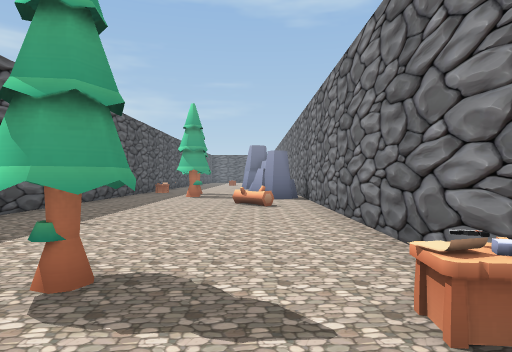
View 1 (above)

22 first-person views from a walk through a scene from a Unity 3-D project. The camera is 1.4 m above the floor, looks level and sees 75° across. The floor is counted in squares, 2 m on a side. Each view is taken from the middle of a square. On the plan, view 1 faces up. The plan holds only what a view shows up to about 10 squares ahead; the rest is blank. The place goes on beyond the plan. The player character is not drawn. Some animated figures are left out.

View 2
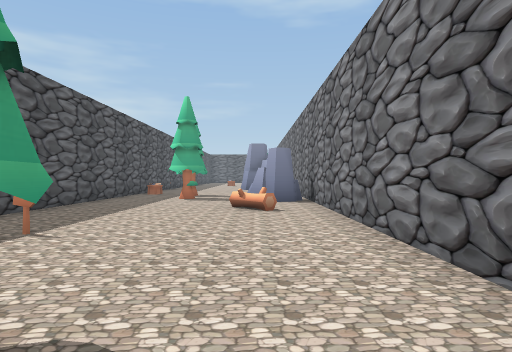

View 3
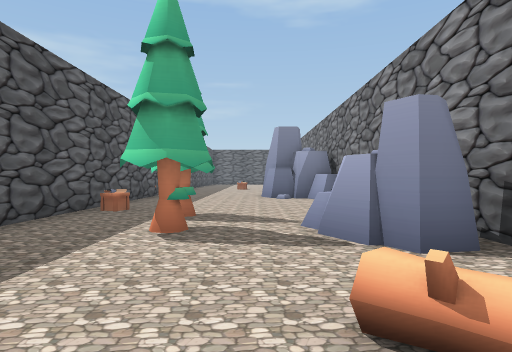

View 4
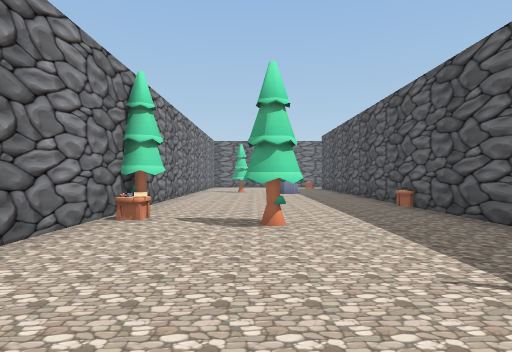

View 5
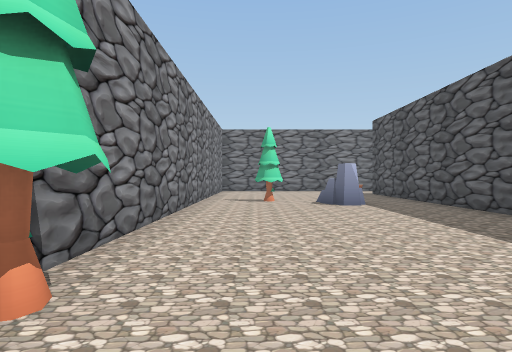

View 6
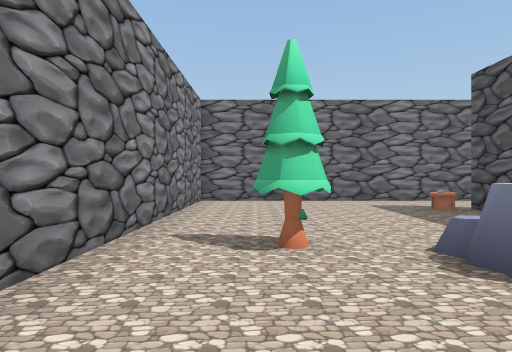

View 7
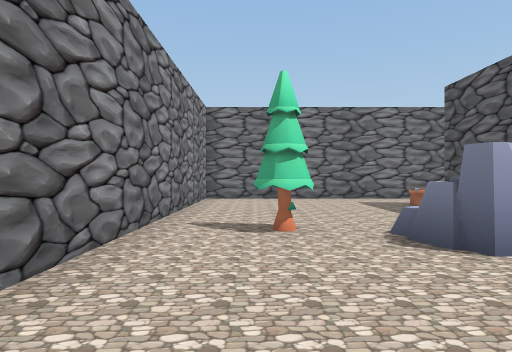

View 8
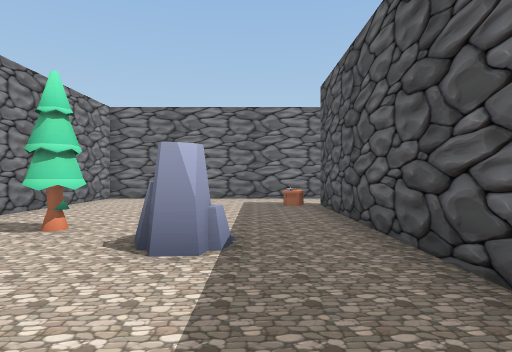

View 9
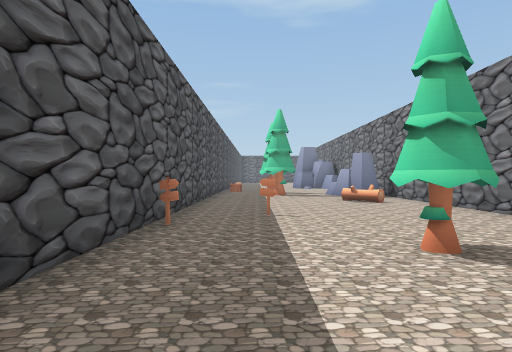

View 10
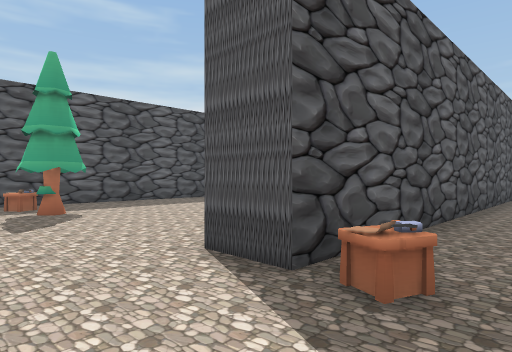

View 11
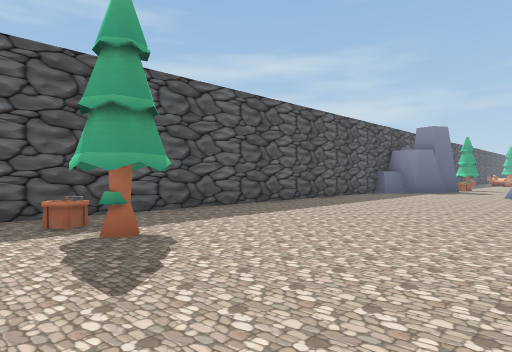

View 12
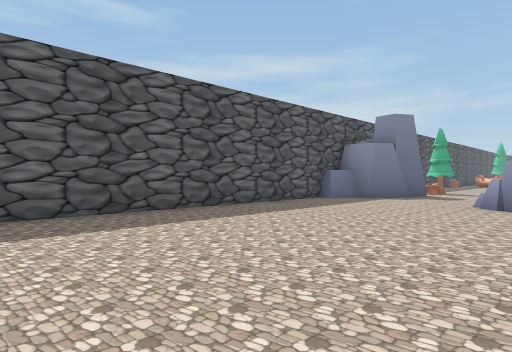

View 13
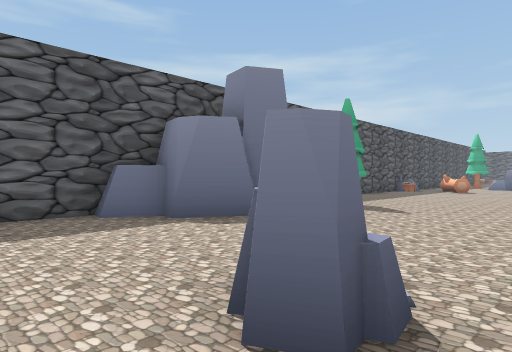

View 14
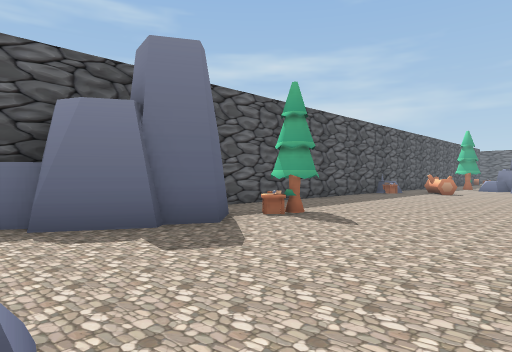

View 15
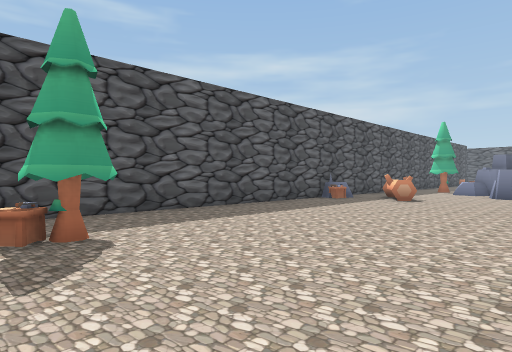

View 16
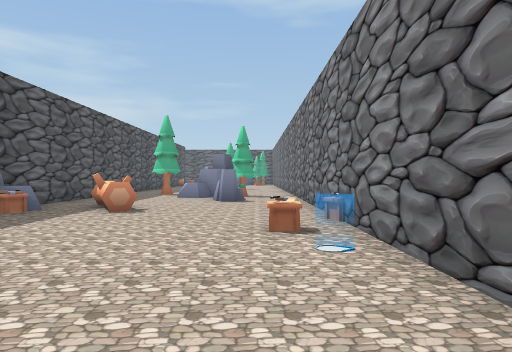

View 17
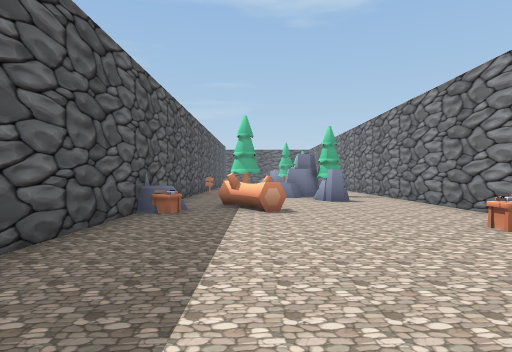

View 18
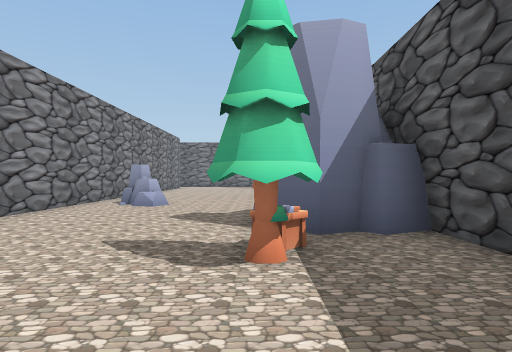

View 19
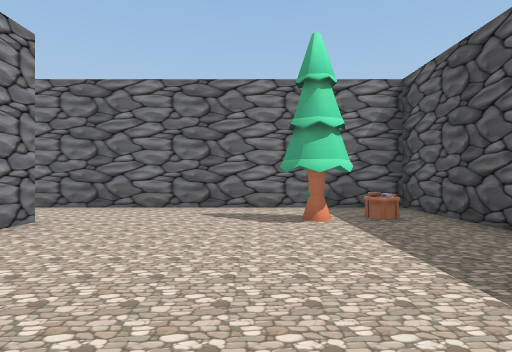

View 20
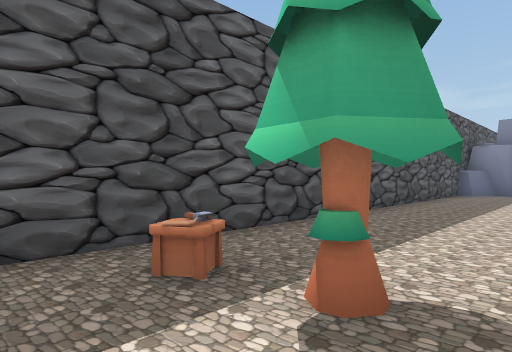

View 21
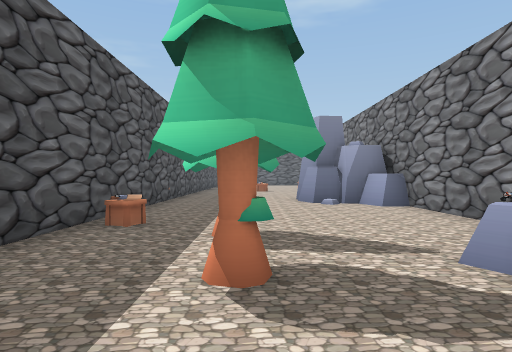

View 22
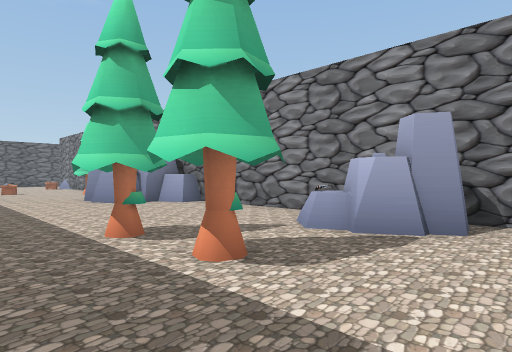

### Floor plan
Points are (right, up) in squares from view 1. A wall is a line through its corners. A room is listed if a view was taken in it or the views show most of it. See-through windows are left out.
Room 1 (views 1, 2, 3, 4, 5, 6, 7, 8, 9, 10, 21, 22)
walls: (-4.6, -1.4) (-4.6, -11.1) (-5.6, -11.1); (0.9, 16.8) (0.6, 17.5); (1.6, 16.9) (1.2, 16.8) (0.9, 17.5); (-4.6, 17.5) (-4.6, -0.4); (-5.6, -13.4) (1.6, -13.4) (1.6, 17.5)
low walls: (0.2, 7.7) (-0.4, 8.3); (0.5, 7.9) (0.2, 7.6) (-0.1, 8); (-0.3, 8.2) (-0.6, 8.5)
ways out: opening at (-5, -12.5) to room 2
objects: other object (-4, -11); signpost (-4, 4); signpost (-3, 5); other object (-3, 14); rock (-2, -7) to (-2, -6); tree (-2, 11) to (-2, 12); tree (-2, 13); tree (-1, 2); tree (0, -7); rock (0, 10) to (1, 11); other object (0, 12); tree (1, 0); other object (1, 1); other object (1, 2)
Room 2 (views 11, 12, 13, 14, 15, 16, 17, 18, 19, 20)
walls: (-10.2, 2.3) (-10.9, 1) (-11.4, 1.1) (-11.9, 0.3) (-12.3, 0.3) (-12.3, -13.4) (-5.6, -13.4); (-12.3, 11.5) (-12.3, 3.6) (-11.6, 3.9) (-11.4, 3.7) (-10.8, 4) (-10, 3.1) (-10.5, 2.3); (-5.6, -2) (-5.6, 2.4); (-5.6, 8.8) (-5.6, 11.4); (-10.1, 13.9) (-10.6, 14.6); (-9.3, 13.8) (-9.9, 13.4) (-10.2, 14); (-5.6, 12.4) (-5.6, 17); (-5.6, -11.1) (-5.6, -10.4)
low walls: (-11.1, -11.3) (-10.9, -11.6) (-11.3, -11.9)
ways out: opening at (-5, -12.5) to room 1; opening at (-11.5, 15); opening at (-10, 16.5)
objects: rock (-13, 14) to (-12, 14); other object (-12, -11); other object (-12, 13); other object (-11, -11); other object (-11, 5); tree (-10, -11); tree (-10, 5); rock (-8, 17); rock (-7, -1) to (-7, 0); other object (-7, 12); other object (-6, 10); other object (-6, 13)

Positions as (right, up) in squares from view 1, and headings:
1: (0, 0), facing up
2: (0, 1), facing up
3: (-1, 7), facing up
4: (-1, 7), facing down
5: (0, 2), facing down
6: (0, -4), facing down
7: (0, -3), facing down
8: (-3, -3), facing down
9: (-3, -1), facing up
10: (-3, -13), facing up-left
11: (-6, -13), facing up-left
12: (-6, -9), facing up-left
13: (-6, -2), facing up-left
14: (-6, 0), facing up-left
15: (-6, 4), facing up-left
16: (-7, 7), facing up
17: (-10, 7), facing up
18: (-10, 8), facing down
19: (-9, -6), facing down
20: (-9, -13), facing up-left
21: (-2, 9), facing up
22: (-4, 9), facing up-right
